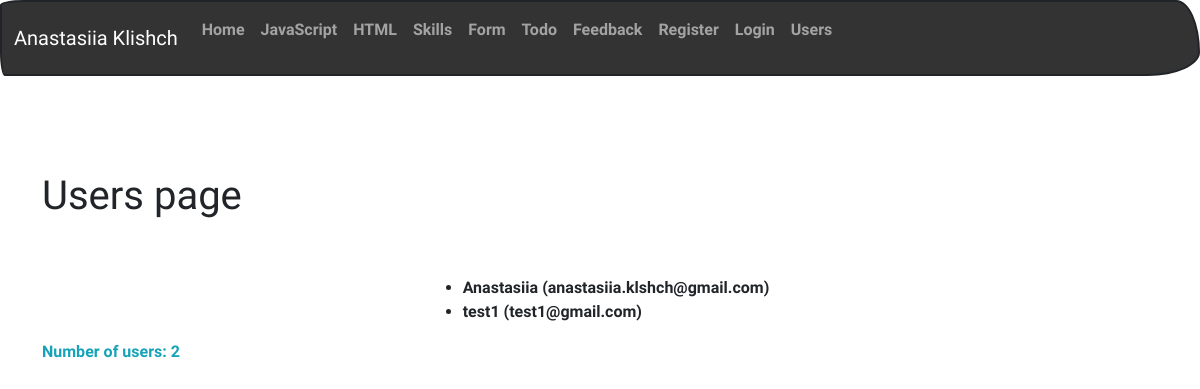
Screenshot of /userslist with the database file from the repository.
### app/users/models.py (models this page shows, shortened)
class User(db.Model, UserMixin):
    id = db.Column(db.Integer, primary_key=True)
    username = db.Column(db.String(20), unique=True, nullable=False)
    email = db.Column(db.String(120), unique=True, nullable=False)
    image_file = db.Column(db.String(20), nullable=False, default='default.jpg')
    about_me = db.Column(db.String(240))
    last_seen = db.Column(db.DateTime, default=datetime.now)
    password = db.Column(db.String(60), nullable=False)

### app/users/views.py (the view)
@users.route('/userslist')
def userslist():
    all_users = User.query.all()
    total_users = len(all_users)
    return render_template("users.html", all_users=all_users, total_users=total_users)

### app/users/templates/users/users.html (shortened to what this page needs)
{% from 'render_field.html' import render_field %}
{% extends "base.html" %}
{% block content %}
<h1>Users page</h1>
<br>
<div class="d-flex justify-content-center align-items-center">
    <div class="mt-4">
        {% if all_users %}
        <ul>
            {% for user in all_users %}
                <li>{{ user.username }} ({{ user.email }})</li>
            {% endfor %}
        </ul>
        {% else %}
            <p class="text-danger">There are no registered users.<p>
        {% endif %}
    </div>
</div>
<p class="text-info">Number of users: {{total_users}}</p>
{% endblock %}

### app/static/css/mystyle.css (style rules this page uses)
body { justify-content: center; align-items: center; height: 100vh; margin: 0; }

### rows the page displays
User: username "Anastasiia", email "anastasiia.klshch@gmail.com"
User: username "test1", email "test1@gmail.com"

### other values shown
{{ name }} "Home" "JavaScript" "HTML" "Skills" "Form" "Todo" "Feedback" "Register" "Login" "Users"
{{ total_users }} "2"
